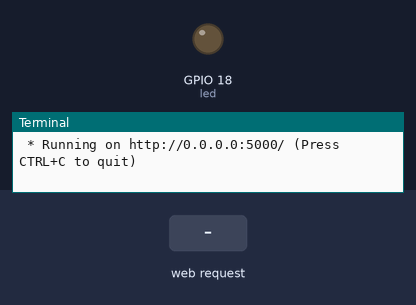
A program run on a simulated Raspberry Pi (BCM pin numbers). Shown: output pins drawn as LEDs (lit = HIGH), the last lines printed to the terminal. The test bench sets the inputs (shaded band). The clock reads 2024-03-15 10:24:30 at power-on unless the program sets it.

Above: at 1.2 s.
1.3 s: HTTP request for /on received
At 2.7 s:
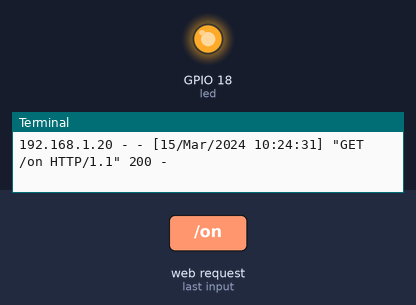
4.3 s: HTTP request for /off received
At 5.0 s:
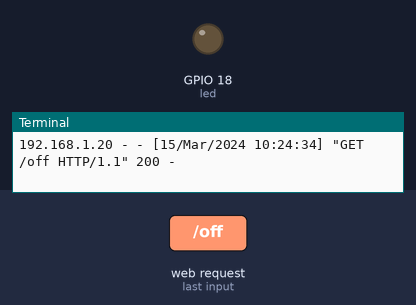
Timing chart, 0 to 7.3 s (numbered marks = the images above; inputs shaded):
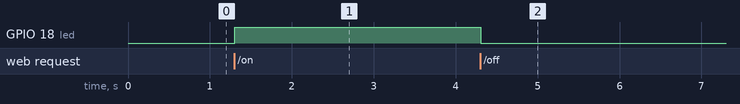

Measured:
- after the input at 1.3 s, GPIO 18 (led): LOW → HIGH at once
- after the input at 4.3 s, GPIO 18 (led): HIGH → LOW at once

The program:

led_web.py
```python
from flask import Flask
from gpiozero import LED

app = Flask(__name__)
led = LED(18)

@app.route("/")
def home():
    return "控制 LED: /on 開燈, /off 關燈"

@app.route("/on")
def turn_on():
    led.on()
    return "LED ON"

@app.route("/off")
def turn_off():
    led.off()
    return "LED OFF"

if __name__ == "__main__":
    app.run(host="0.0.0.0", port=5000)
```
